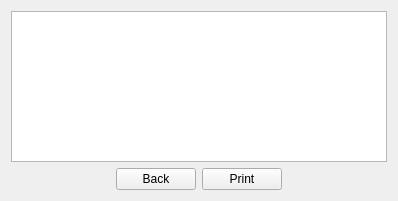
<?xml version="1.0" encoding="UTF-8"?>
<ui version="4.0">
 <class>QReportViewDialog</class>
 <widget class="HNDialog" name="QReportViewDialog">
  <property name="geometry">
   <rect>
    <x>0</x>
    <y>0</y>
    <width>398</width>
    <height>201</height>
   </rect>
  </property>
  <property name="windowTitle">
   <string>Dialog</string>
  </property>
  <layout class="QGridLayout" name="gridLayout">
   <item row="1" column="1">
    <widget class="QPushButton" name="btn_back">
     <property name="text">
      <string>Back</string>
     </property>
    </widget>
   </item>
   <item row="1" column="2">
    <widget class="QPushButton" name="btn_print">
     <property name="text">
      <string>Print</string>
     </property>
    </widget>
   </item>
   <item row="1" column="0">
    <spacer name="horizontalSpacer">
     <property name="orientation">
      <enum>Qt::Horizontal</enum>
     </property>
     <property name="sizeHint" stdset="0">
      <size>
       <width>40</width>
       <height>20</height>
      </size>
     </property>
    </spacer>
   </item>
   <item row="1" column="3">
    <spacer name="horizontalSpacer_2">
     <property name="orientation">
      <enum>Qt::Horizontal</enum>
     </property>
     <property name="sizeHint" stdset="0">
      <size>
       <width>40</width>
       <height>20</height>
      </size>
     </property>
    </spacer>
   </item>
   <item row="0" column="0" colspan="4">
    <widget class="QTextBrowser" name="txtView"/>
   </item>
  </layout>
 </widget>
 <customwidgets>
  <customwidget>
   <class>HNDialog</class>
   <extends>QWidget</extends>
   <header>hndialog.h</header>
   <container>1</container>
  </customwidget>
 </customwidgets>
 <resources/>
 <connections/>
</ui>
